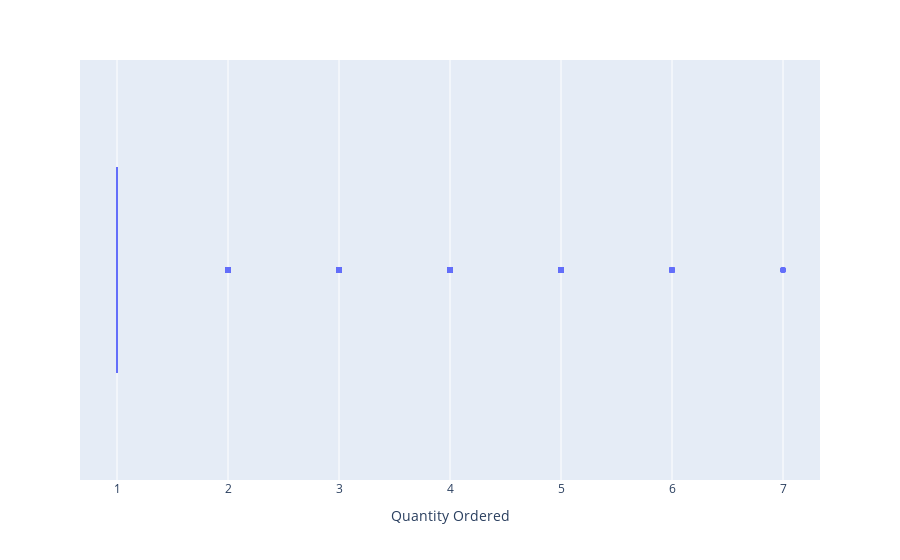
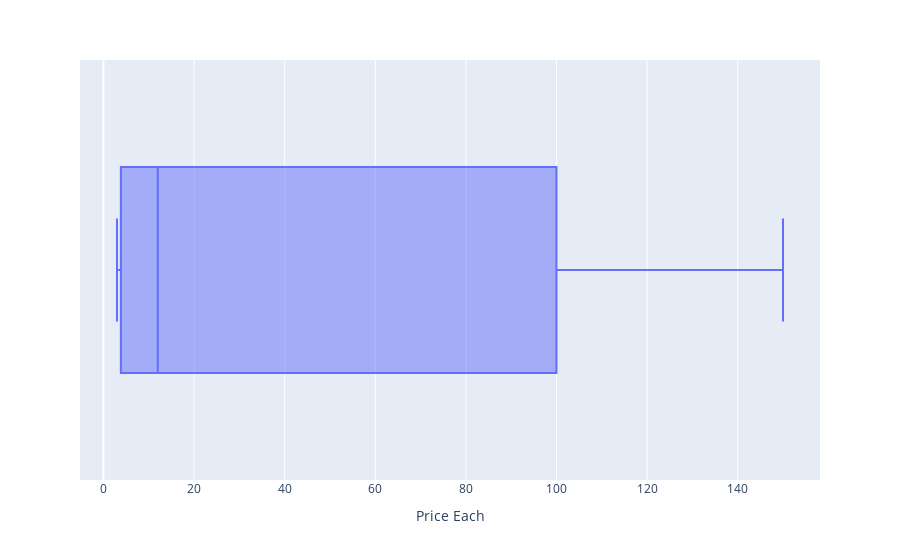
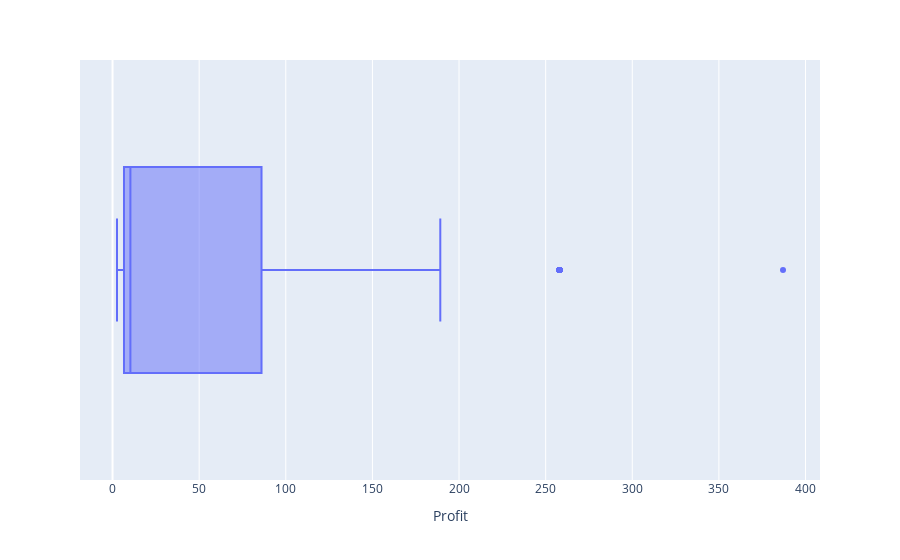

Source (notebook cell) for these figures, in order:
### Code cell
for col in ['Quantity Ordered', 'Price Each', 'Profit']:
    px.box(df2, x=col).show()

### Figure 1 — Plotly figure (JSON) as saved in the notebook; plotly's stock layout.template omitted (floating-point values rounded to 4 significant figures; data arrays with more than 128 entries replaced by an {"elided": "..."} marker saying what was removed)
{"data": [{"alignmentgroup": "True", "hovertemplate": "Quantity Ordered=%{x}<extra></extra>", "legendgroup": "", "marker": {"color": "#636efa"}, "name": "", "notched": false, "offsetgroup": "", "orientation": "h", "showlegend": false, "type": "box", "x": {"elided": "19329 int values"}, "x0": " ", "xaxis": "x", "y0": " ", "yaxis": "y"}], "layout": {"boxmode": "group", "legend": {"tracegroupgap": 0}, "margin": {"t": 60}, "xaxis": {"anchor": "y", "domain": [0, 1], "title": {"text": "Quantity Ordered"}}, "yaxis": {"anchor": "x", "domain": [0, 1]}}}

### Figure 2 — Plotly figure (JSON) as saved in the notebook; plotly's stock layout.template omitted (floating-point values rounded to 4 significant figures; data arrays with more than 128 entries replaced by an {"elided": "..."} marker saying what was removed)
{"data": [{"alignmentgroup": "True", "hovertemplate": "Price Each=%{x}<extra></extra>", "legendgroup": "", "marker": {"color": "#636efa"}, "name": "", "notched": false, "offsetgroup": "", "orientation": "h", "showlegend": false, "type": "box", "x": {"elided": "19329 float values"}, "x0": " ", "xaxis": "x", "y0": " ", "yaxis": "y"}], "layout": {"boxmode": "group", "legend": {"tracegroupgap": 0}, "margin": {"t": 60}, "xaxis": {"anchor": "y", "domain": [0, 1], "title": {"text": "Price Each"}}, "yaxis": {"anchor": "x", "domain": [0, 1]}}}

### Figure 3 — Plotly figure (JSON) as saved in the notebook; plotly's stock layout.template omitted (floating-point values rounded to 4 significant figures; data arrays with more than 128 entries replaced by an {"elided": "..."} marker saying what was removed)
{"data": [{"alignmentgroup": "True", "hovertemplate": "Profit=%{x}<extra></extra>", "legendgroup": "", "marker": {"color": "#636efa"}, "name": "", "notched": false, "offsetgroup": "", "orientation": "h", "showlegend": false, "type": "box", "x": {"elided": "19329 float values"}, "x0": " ", "xaxis": "x", "y0": " ", "yaxis": "y"}], "layout": {"boxmode": "group", "legend": {"tracegroupgap": 0}, "margin": {"t": 60}, "xaxis": {"anchor": "y", "domain": [0, 1], "title": {"text": "Profit"}}, "yaxis": {"anchor": "x", "domain": [0, 1]}}}
